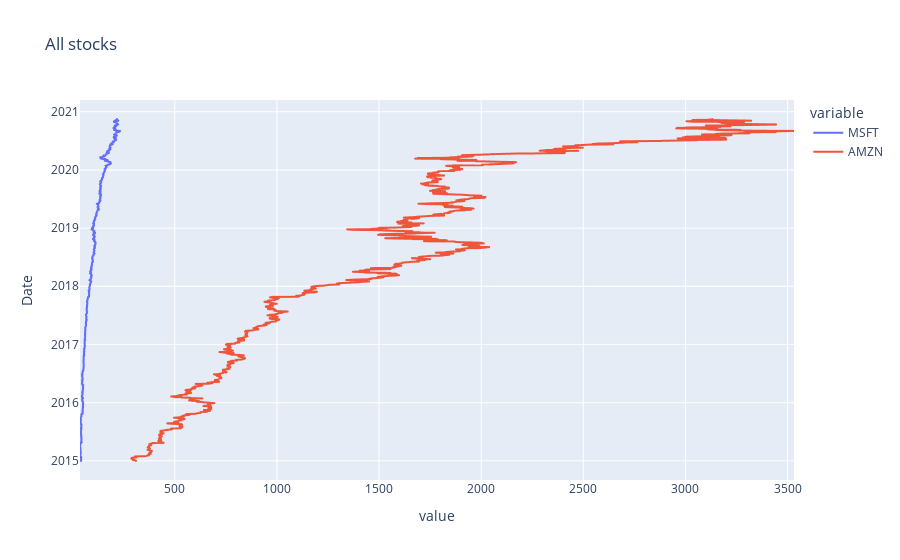

The cell this chart's notebook holds for it:
### Markdown cell above
What’s wrong with this chart? <br> While absolute price is important (pricy stocks are difficult to purchase, which affects not only their volatility but your ability to trade that stock),<br> when trading, we are more concerned about the relative change of an asset rather than its absolute price. Amazon’s stocks are much more expensive than Microsoft’s or HDB’s or IBM's, and this difference makes  Microsoft’s,IBM, HBD stocks appear much less volatile than they truly are. <br>

One solution would be to use two different scales when plotting the data; one scale will be used by  Microsoft and Amazon stocks, and the other by IBM and soon.

### Code cell
#stocks.plot(secondary_y = [ "MSFT", "AMZN"], grid = True,figsize = (17,8), fontsize = 18)
fig = px.line(stocks,[ "MSFT", "AMZN"],title = 'All stocks')
fig.show()

### Figure 1 — Plotly figure (JSON) as saved in the notebook; plotly's stock layout.template omitted (floating-point values rounded to 4 significant figures; data arrays with more than 128 entries replaced by an {"elided": "..."} marker saying what was removed)
{"data": [{"hovertemplate": "variable=MSFT<br>value=%{x}<br>Date=%{y}<extra></extra>", "legendgroup": "MSFT", "line": {"color": "#636efa", "dash": "solid"}, "mode": "lines", "name": "MSFT", "showlegend": true, "type": "scattergl", "x": {"elided": "1481 float values"}, "xaxis": "x", "y": {"elided": "1481 str values"}, "yaxis": "y"}, {"hovertemplate": "variable=AMZN<br>value=%{x}<br>Date=%{y}<extra></extra>", "legendgroup": "AMZN", "line": {"color": "#EF553B", "dash": "solid"}, "mode": "lines", "name": "AMZN", "showlegend": true, "type": "scattergl", "x": {"elided": "1481 float values"}, "xaxis": "x", "y": {"elided": "1481 str values"}, "yaxis": "y"}], "layout": {"legend": {"title": {"text": "variable"}, "tracegroupgap": 0}, "title": {"text": "All stocks"}, "xaxis": {"anchor": "y", "domain": [0, 1], "title": {"text": "value"}}, "yaxis": {"anchor": "x", "domain": [0, 1], "title": {"text": "Date"}}}}
